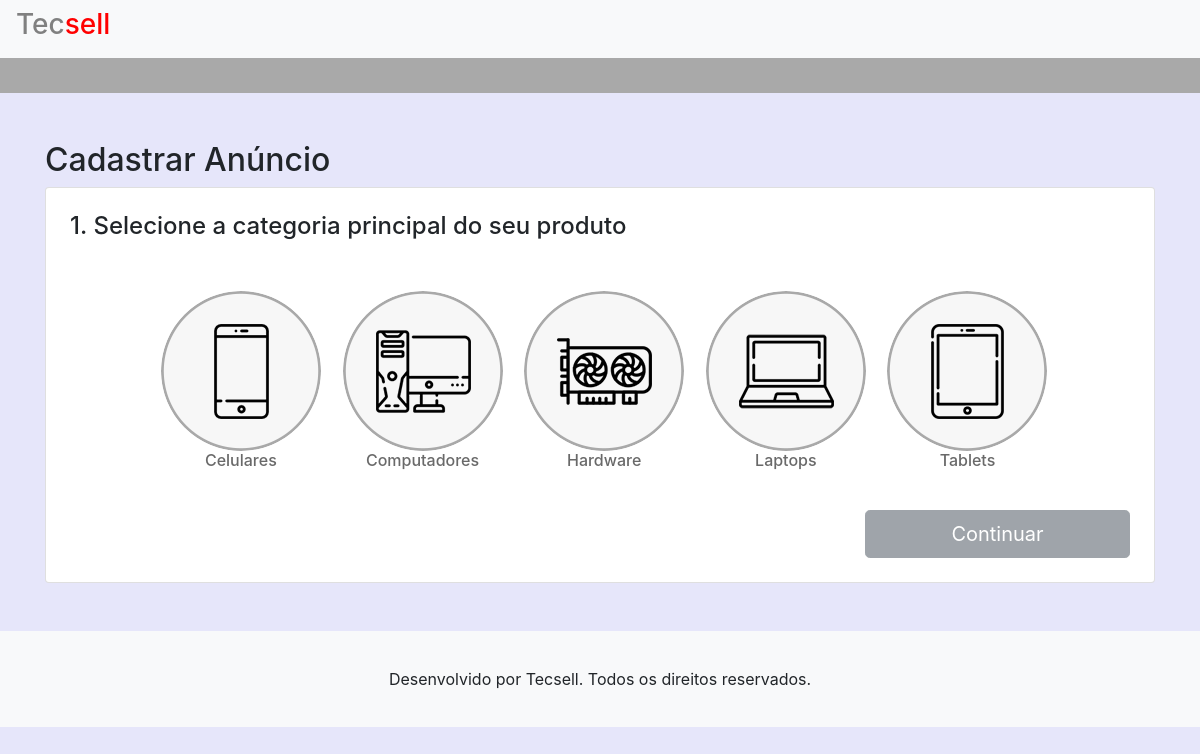
Screenshot of /vender.php (signed in) with the database file from the repository.
### tables this page shows
CREATE TABLE `categorias` (
  `cod_categoria` int(11) NOT NULL,
  `nome_categoria` varchar(100) NOT NULL,
  `status_categoria` enum('Ativo','Bloqueado') NOT NULL DEFAULT 'Ativo',
  `foto_categoria` varchar(255) NOT NULL
);

### vender.php (the view, shortened to what this page needs)
<?php
	if(isset($_SESSION["logado_usuario"]) && $_SESSION['logado_usuario'] == "sim")
	{
		include('header.php');
		include('menu_busca.php');
?>
<div class="container">
	<div class="row">
        <div class="col-lg-12 mt-5">
            <h2>Cadastrar Anúncio</h2>
            <div class="card h-150 p-4">
                <div id="div_cat">
                    <h4>1. Selecione a categoria principal do seu produto</h4>
                    <div id="div_cat" class="row central">
                        <?php
                                $sql="select cod_categoria, nome_categoria, foto_categoria from categorias where status_categoria='Ativo' order by nome_categoria";
                                $resultado = $conexao->query($sql);
                                while($linha = $resultado->fetch_object())
                                {
                                        echo   "<div class=\"col-lg-2 col-md-6\">
                                                    <label>
                                                        <input type=\"radio\" name=\"categoria\" value=\"$linha->nome_categoria\">
                                                        <img class=\"rounded-circle\" src=\"$linha->foto_categoria\" alt=\"\">
                                                        <h6 class=\"abc\" align=\"center\">$linha->nome_categoria</h6></input>
                                                    </label>
                                                </div>";
                                }
                        ?>
                    </div>
                    <div class="text-right">
                        <input value="Continuar" type="button" id="btn_continuar" class="btn btn-secondary mt-4 btn-lg col-3"></input>
                    </div>
                </div>
            </div>
        </div>
    </div>
</div>
<?php
    include("footer.php");
	}
	else
	{
		header("Location:login.php");
	}
?>

### css/main.css (style rules this page uses)
.central { margin-top: 50px !important; justify-content: center !important; }
.abc { color: dimgray !important; }

### vender.php (style rules this page uses)
#div_cat [type=radio] + img { cursor: pointer; }

### rows the page displays
categorias: foto_categoria (picture), nome_categoria "Celulares"
categorias: foto_categoria (picture), nome_categoria "Computadores"
categorias: foto_categoria (picture), nome_categoria "Hardware"
categorias: foto_categoria (picture), nome_categoria "Laptops"
categorias: foto_categoria (picture), nome_categoria "Tablets"
